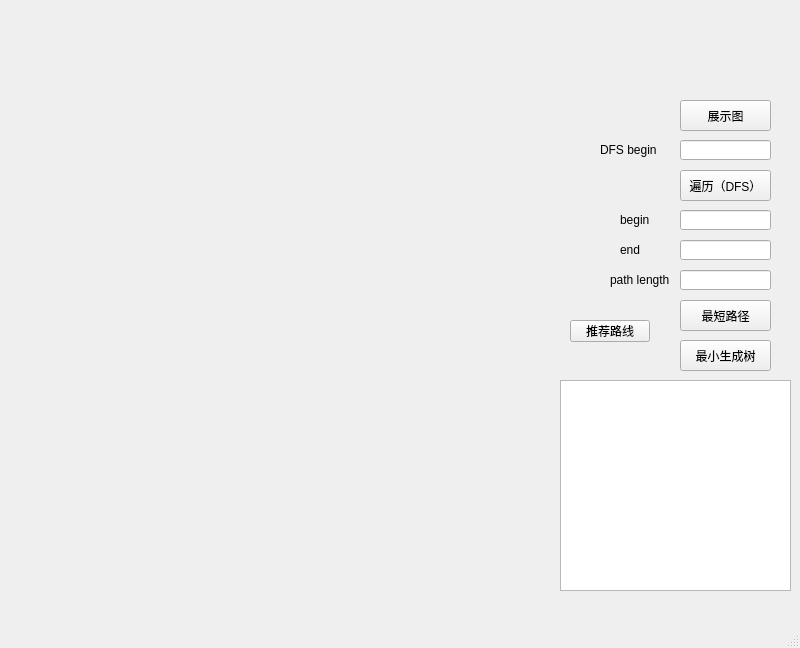
<?xml version="1.0" encoding="UTF-8"?>
<ui version="4.0">
 <class>MainWindow</class>
 <widget class="QMainWindow" name="MainWindow">
  <property name="geometry">
   <rect>
    <x>0</x>
    <y>0</y>
    <width>800</width>
    <height>648</height>
   </rect>
  </property>
  <property name="windowTitle">
   <string>MainWindow</string>
  </property>
  <widget class="QWidget" name="centralwidget">
   <widget class="QPushButton" name="pushButton">
    <property name="geometry">
     <rect>
      <x>680</x>
      <y>100</y>
      <width>91</width>
      <height>31</height>
     </rect>
    </property>
    <property name="text">
     <string>展示图</string>
    </property>
   </widget>
   <widget class="QPushButton" name="pushButton_2">
    <property name="geometry">
     <rect>
      <x>680</x>
      <y>170</y>
      <width>91</width>
      <height>31</height>
     </rect>
    </property>
    <property name="text">
     <string>遍历（DFS）</string>
    </property>
   </widget>
   <widget class="QLabel" name="label">
    <property name="geometry">
     <rect>
      <x>620</x>
      <y>210</y>
      <width>51</width>
      <height>20</height>
     </rect>
    </property>
    <property name="text">
     <string>begin</string>
    </property>
   </widget>
   <widget class="QLabel" name="label_2">
    <property name="geometry">
     <rect>
      <x>620</x>
      <y>240</y>
      <width>51</width>
      <height>20</height>
     </rect>
    </property>
    <property name="text">
     <string>end</string>
    </property>
   </widget>
   <widget class="QLineEdit" name="lineEdit">
    <property name="geometry">
     <rect>
      <x>680</x>
      <y>240</y>
      <width>91</width>
      <height>20</height>
     </rect>
    </property>
   </widget>
   <widget class="QLineEdit" name="lineEdit_2">
    <property name="geometry">
     <rect>
      <x>680</x>
      <y>210</y>
      <width>91</width>
      <height>20</height>
     </rect>
    </property>
   </widget>
   <widget class="QPushButton" name="pushButton_3">
    <property name="geometry">
     <rect>
      <x>680</x>
      <y>300</y>
      <width>91</width>
      <height>31</height>
     </rect>
    </property>
    <property name="text">
     <string>最短路径</string>
    </property>
   </widget>
   <widget class="QPushButton" name="pushButton_4">
    <property name="geometry">
     <rect>
      <x>680</x>
      <y>340</y>
      <width>91</width>
      <height>31</height>
     </rect>
    </property>
    <property name="text">
     <string>最小生成树</string>
    </property>
   </widget>
   <widget class="QLineEdit" name="lineEdit_3">
    <property name="geometry">
     <rect>
      <x>680</x>
      <y>140</y>
      <width>91</width>
      <height>20</height>
     </rect>
    </property>
   </widget>
   <widget class="QLabel" name="label_3">
    <property name="geometry">
     <rect>
      <x>600</x>
      <y>140</y>
      <width>71</width>
      <height>20</height>
     </rect>
    </property>
    <property name="text">
     <string>DFS begin</string>
    </property>
   </widget>
   <widget class="QLineEdit" name="lineEdit_4">
    <property name="geometry">
     <rect>
      <x>680</x>
      <y>270</y>
      <width>91</width>
      <height>20</height>
     </rect>
    </property>
   </widget>
   <widget class="QLabel" name="label_4">
    <property name="geometry">
     <rect>
      <x>610</x>
      <y>270</y>
      <width>71</width>
      <height>20</height>
     </rect>
    </property>
    <property name="text">
     <string>path length</string>
    </property>
   </widget>
   <widget class="QPlainTextEdit" name="pt1">
    <property name="geometry">
     <rect>
      <x>560</x>
      <y>380</y>
      <width>231</width>
      <height>211</height>
     </rect>
    </property>
   </widget>
   <widget class="QPushButton" name="pushButton_5">
    <property name="geometry">
     <rect>
      <x>570</x>
      <y>320</y>
      <width>80</width>
      <height>22</height>
     </rect>
    </property>
    <property name="text">
     <string>推荐路线</string>
    </property>
   </widget>
  </widget>
  <widget class="QMenuBar" name="menubar">
   <property name="geometry">
    <rect>
     <x>0</x>
     <y>0</y>
     <width>800</width>
     <height>23</height>
    </rect>
   </property>
  </widget>
  <widget class="QStatusBar" name="statusbar"/>
 </widget>
 <resources/>
 <connections/>
</ui>
